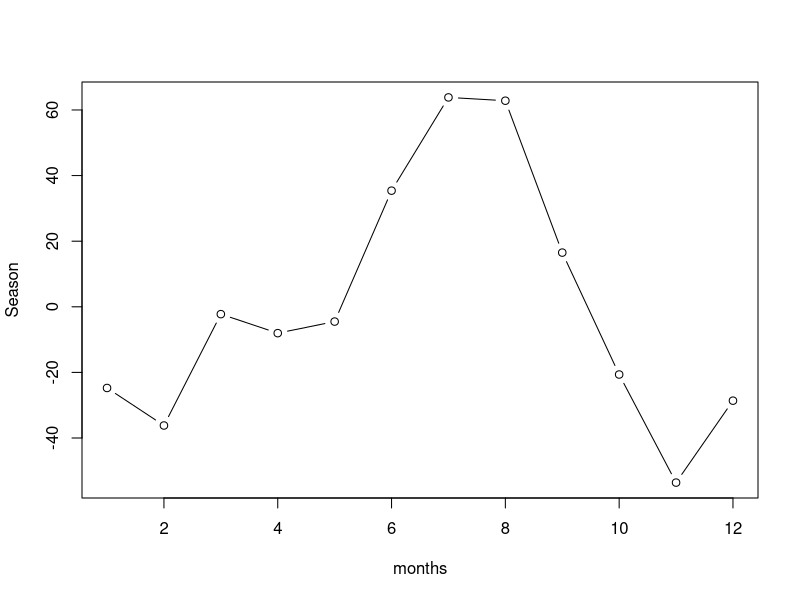
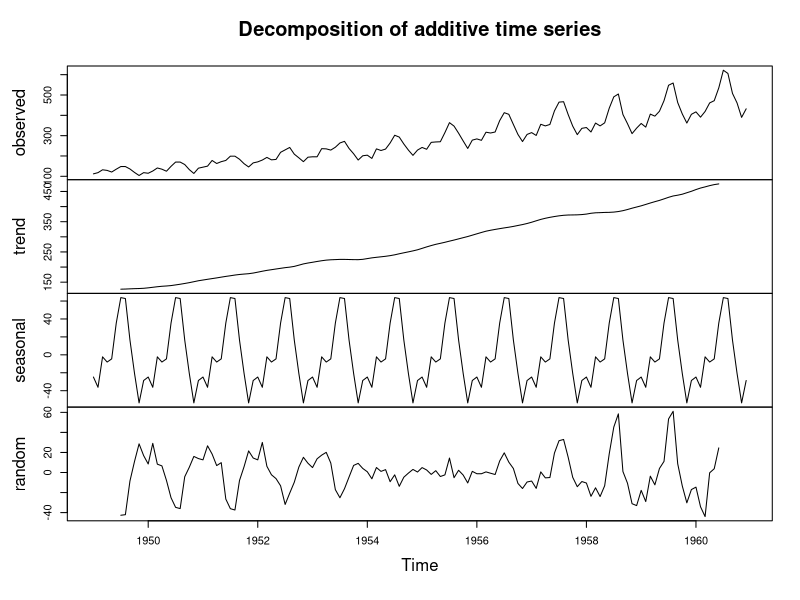
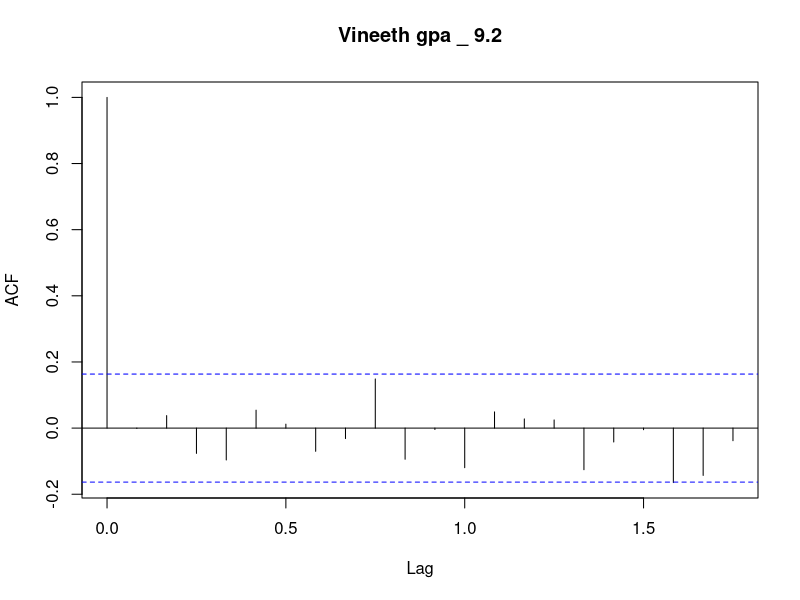
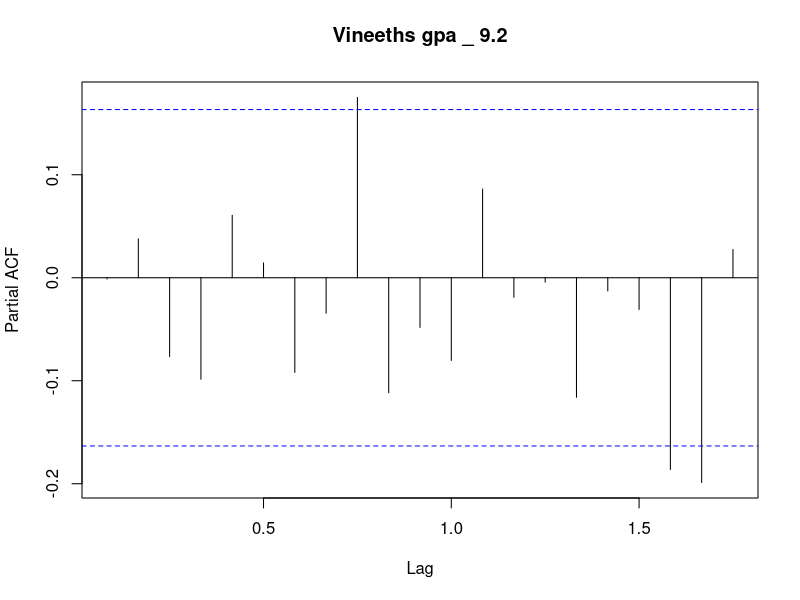
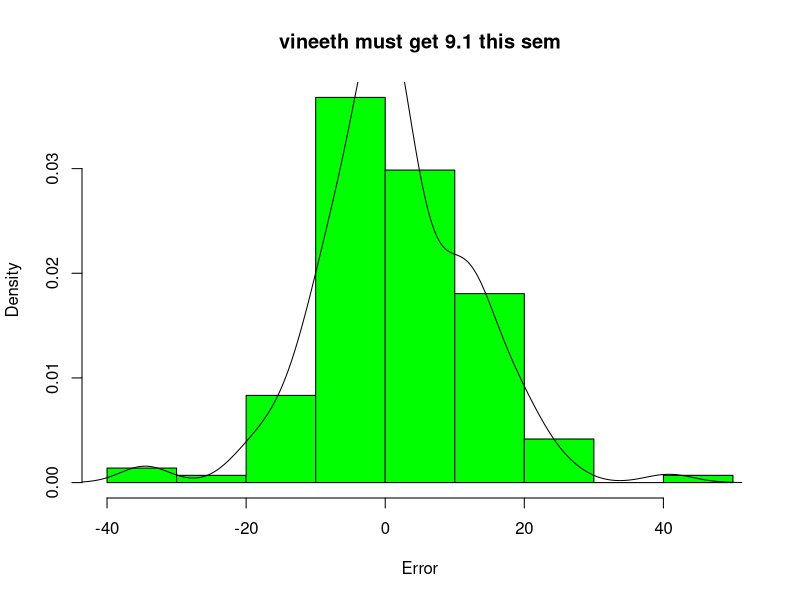
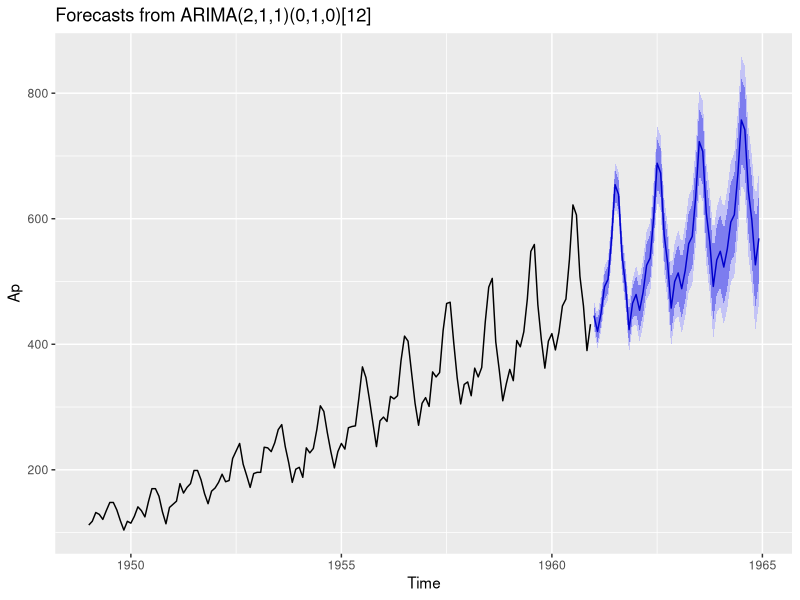

Source code (R) for these figures, in order:
Ap <- AirPassengers

View(Ap)
str(Ap)
ts(Ap, frequency = 12, start = c(1949,1))

decompo <- decompose(Ap)
plot(
  decompo$figure,
  type =  'b',
  xlab = 'months',
  ylab = 'Season',

)

plot(decompo)

library(forecast)
model <- auto.arima(Ap)
model
attributes(model)


acf(model$residuals, main = "Vineeth gpa _ 9.2")
pacf(model$residuals, main = "Vineeths gpa _ 9.2")



Box.test(model$residuals, lag = 20, type = "Ljung-Box")

hist(
  
  model$residuals, 
  col = "green",
  xlab = 'Error',
  main = "vineeth must get 9.1 this sem",
  freq = F
)

lines(density(model$residuals))


library(ggplot2)
f <- forecast(model, 48)
autoplot(f)
accuracy(f)
